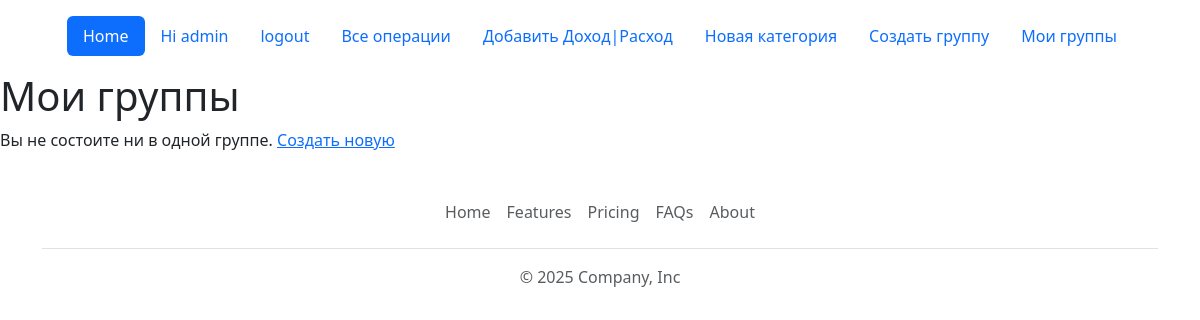
The page /groups/ (signed in) on the database as committed earlier.
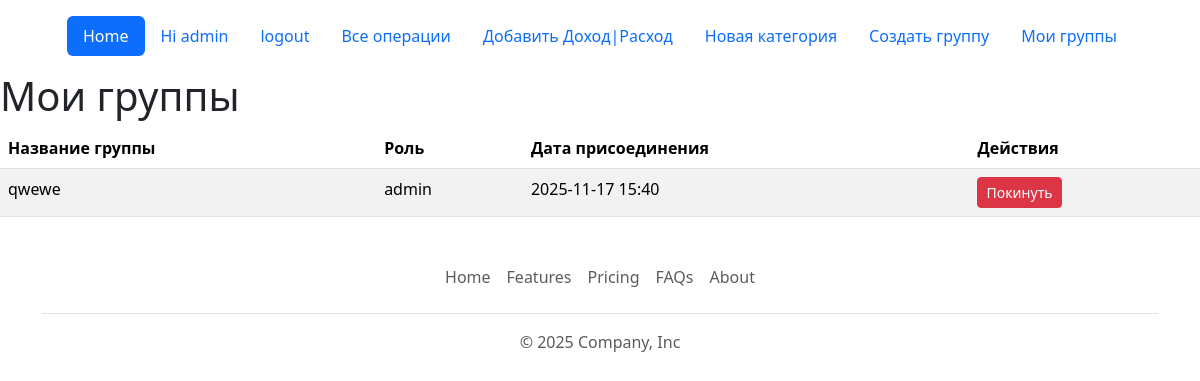
The same page on the database as committed later.
### finance/models.py (models this page shows, shortened)
class UserGroupMember(models.Model):
    user = models.ForeignKey(settings.AUTH_USER_MODEL, on_delete=models.CASCADE)
    group = models.ForeignKey(UserGroup, on_delete=models.CASCADE, related_name='members')
    role = models.CharField(max_length=20, default='member', choices=[('admin', 'Admin'), ('member', 'Member')])
    joined_at = models.DateTimeField(auto_now_add=True)
    class Meta:
        db_table = 'user_group_members'
        unique_together = ['user', 'group']

class UserGroup(models.Model):
    name = models.CharField(max_length=100)
    created_at = models.DateTimeField(auto_now_add=True)
    class Meta:
        db_table = 'user_groups'

### finance/views.py (the view)
# urls.py: path('groups/', views.group_list, name='group_list'),
@login_required
def group_list(request):
    memberships = UserGroupMember.objects.filter(user=request.user).order_by('-joined_at')
    context = {
        'memberships': memberships,
    }
    return render(request, 'operation/group_list.html', context)

### templates/operation/group_list.html
{% extends 'base.html' %}
{% block content %}
    <h1>Мои группы</h1>
    {% if memberships %}
        <table class="table table-striped">
            <thead>
            <tr>
                <th>Название группы</th>
                <th>Роль</th>
                <th>Дата присоединения</th>
                <th>Действия</th>
            </tr>
            </thead>
            <tbody>
            {% for membership in memberships %}
                <tr>
                    <td>{{ membership.group.name }}</td>
                    <td>{{ membership.role }}</td>
                    <td>{{ membership.joined_at|date:"Y-m-d H:i" }}</td>
                    <td>
                        <a href="{% url 'leave_group' membership.group.id %}" class="btn btn-danger btn-sm">Покинуть</a>
                    </td>
                </tr>
            {% endfor %}
            </tbody>
        </table>
    {% else %}
        <p>Вы не состоите ни в одной группе. <a href="{% url 'create_group' %}">Создать новую</a></p>
    {% endif %}
{% endblock %}

### templates/base.html (shortened to what this page needs)
<!DOCTYPE html>
<html lang="en">
<head>
    <link href="https://cdn.jsdelivr.net/npm/bootstrap@5.3.8/dist/css/bootstrap.min.css" rel="stylesheet"
>
</head>
<body>
{% include 'header.html' %}
{% block content %}{% endblock %}
{% include 'footer.html' %}
</body>
</html>

### templates/header.html (shortened to what this page needs)
<div class="container">
    <header class="d-flex justify-content-center py-3">
        <ul class="nav nav-pills">
            <li class="nav-item"><a href="/" class="nav-link active" aria-current="page">Home</a></li>
            {% if not user.is_authenticated %}
                <li class="nav-item"><a href="{% url "register" %}" class="nav-link">Register</a></li>
                <li class="nav-item"><a href="{% url "login" %}" class="nav-link">Login</a></li>
            {% else %}
                <li class="nav-item , nav-link">Hi {{ user }}</li>
                <li>
                    <form action="{% url "logout" %}" method="post">
                        <input type="submit" value="logout" class="nav-link">
                    </form>
                </li>
            {% endif %}
            {% if user.is_authenticated %}
                <li class="nav-item"><a href="{% url 'dashboard' %}" class="nav-link">Все операции</a></li>
            {% endif %}
            {% if user.is_authenticated %}
                <li class="nav-item"><a href="{% url 'add_transaction' %}" class="nav-link">Добавить Доход|Расход</a>
                </li>
            {% endif %}
            {% if user.is_authenticated %}
                <li class="nav-item"><a href="{% url 'add_category' %}" class="nav-link">Новая категория</a></li>
            {% endif %}
            {% if user.is_authenticated %}
                <li class="nav-item"><a href="{% url 'create_group' %}" class="nav-link">Создать группу</a></li>
            {% endif %}
            <li class="nav-item"><a href="{% url 'group_list' %}" class="nav-link">Мои группы</a></li>
        </ul>
    </header>
</div>

### templates/footer.html
<div class="container">
    <footer class="py-3 my-4">
        <ul class="nav justify-content-center border-bottom pb-3 mb-3">
            <li class="nav-item"><a href="/" class="nav-link px-2 text-body-secondary">Home</a></li>
            <li class="nav-item"><a href="#" class="nav-link px-2 text-body-secondary">Features</a></li>
            <li class="nav-item"><a href="#" class="nav-link px-2 text-body-secondary">Pricing</a></li>
            <li class="nav-item"><a href="#" class="nav-link px-2 text-body-secondary">FAQs</a></li>
            <li class="nav-item"><a href="#" class="nav-link px-2 text-body-secondary">About</a></li>
        </ul>
        <p class="text-center text-body-secondary">© 2025 Company, Inc</p></footer>
</div>

Rows that differ between the two databases and show on the page:
added UserGroupMember: group.name "qwewe", role "admin", joined_at "2025-11-17 15:40"
Other text that changed with them:
text no longer shown: "Вы не состоите ни в одной группе. Создать новую"
text now shown: "Название группы Роль Дата присоединения Действия"
